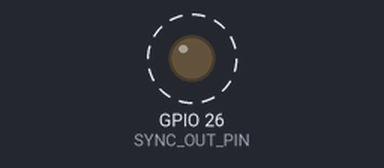
A sketch run on a simulated ESP32. On the bench: output pins drawn as LEDs (lit = HIGH). Dashed ring = blinking. What the sketch prints to the serial monitor is not drawn.

Above: at 0.35 s.
Timing chart, 0 to 3.2 s (numbered marks = the images above):
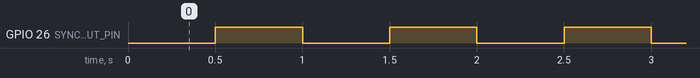

Measured:
- by itself, GPIO 26 (SYNC_OUT_PIN): alternates HIGH for 0.50 s and LOW for 0.50 s

The sketch:

TX_Sync_Toggle.ino
```cpp
static const int SYNC_OUT_PIN = 26;

void setup() {
  Serial.begin(115200);
  delay(200);
  pinMode(SYNC_OUT_PIN, OUTPUT);
  digitalWrite(SYNC_OUT_PIN, LOW);
  Serial.printf("[AGENT] TX_SYNC_TOGGLE boot pin=%d\n", SYNC_OUT_PIN);
}

void loop() {
  static uint32_t lastMs = 0;
  static bool level = false;
  uint32_t nowMs = millis();
  if (nowMs - lastMs >= 500) {
    level = !level;
    digitalWrite(SYNC_OUT_PIN, level ? HIGH : LOW);
    Serial.printf("[AGENT] TX_SYNC_TOGGLE nowMs=%lu level=%d\n",
                  (unsigned long)nowMs, level ? 1 : 0);
    lastMs = nowMs;
  }
}
```
